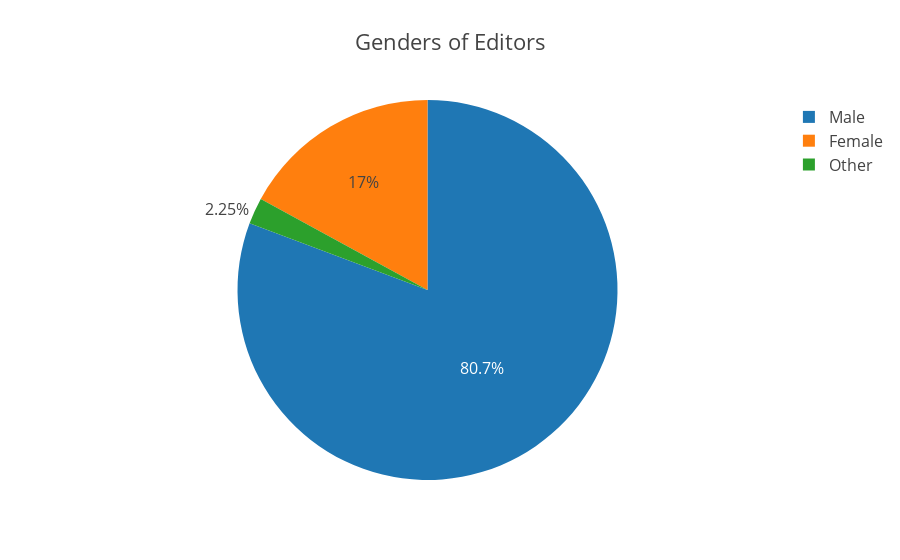

Notebook code cell kept with this figure:
### Code cell
gender_id_to_name =\
    lambda id: bb_conn.execute(select([Gender.name]).where(Gender.id == id)).fetchone()[0]
genders_tuples = bb_conn.execute(select([Editor.gender_id]).where(Editor.gender_id != None))
genders = list(__.map(lambda g: gender_id_to_name(g[0]), genders_tuples))
genders_occurences = dict(collections.Counter(genders))

plt.iplot({
    'data': [go.Pie(
        labels=list(genders_occurences.keys()),
        values=list(genders_occurences.values())
    )],
    'layout': {
        'title': 'Genders of Editors',
        'font': {
            'size': 16
        }
    }
}, config=default_plotly_config)

### Figure 1 — Plotly figure (JSON) as saved in the notebook; plotly's stock layout.template omitted (floating-point values rounded to 4 significant figures)
{"data": [{"labels": ["Male", "Other", "Female"], "type": "pie", "values": [251, 7, 53]}], "layout": {"font": {"size": 16}, "title": "Genders of Editors"}}
